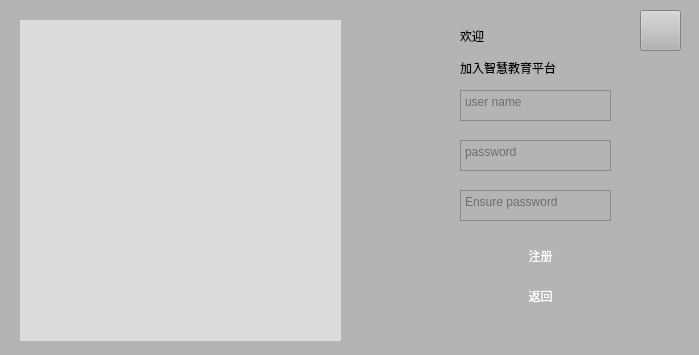
<?xml version="1.0" encoding="UTF-8"?>
<ui version="4.0">
 <class>SignupForm</class>
 <widget class="QWidget" name="SignupForm">
  <property name="geometry">
   <rect>
    <x>0</x>
    <y>0</y>
    <width>699</width>
    <height>355</height>
   </rect>
  </property>
  <property name="windowTitle">
   <string>signUpWindow</string>
  </property>
  <property name="styleSheet">
   <string notr="true">background-color: rgb(180, 180, 180);</string>
  </property>
  <widget class="QLabel" name="label">
   <property name="geometry">
    <rect>
     <x>20</x>
     <y>20</y>
     <width>321</width>
     <height>321</height>
    </rect>
   </property>
   <property name="autoFillBackground">
    <bool>false</bool>
   </property>
   <property name="styleSheet">
    <string notr="true">background-color: gainsboro;
border-image: url(:/new/prefix1/image/login_image.jpg);
</string>
   </property>
   <property name="text">
    <string/>
   </property>
  </widget>
  <widget class="QLabel" name="label_2">
   <property name="geometry">
    <rect>
     <x>460</x>
     <y>20</y>
     <width>101</width>
     <height>31</height>
    </rect>
   </property>
   <property name="styleSheet">
    <string notr="true">font: 290 18pt &quot;Microsoft YaHei&quot;;</string>
   </property>
   <property name="text">
    <string>欢迎</string>
   </property>
  </widget>
  <widget class="QLabel" name="label_3">
   <property name="geometry">
    <rect>
     <x>460</x>
     <y>60</y>
     <width>141</width>
     <height>16</height>
    </rect>
   </property>
   <property name="styleSheet">
    <string notr="true">font: 12pt &quot;Arial&quot;;</string>
   </property>
   <property name="text">
    <string>加入智慧教育平台</string>
   </property>
  </widget>
  <widget class="QTextEdit" name="textEditPassWord">
   <property name="geometry">
    <rect>
     <x>460</x>
     <y>140</y>
     <width>151</width>
     <height>31</height>
    </rect>
   </property>
   <property name="styleSheet">
    <string notr="true">color: rgb(109, 109, 109);
font: 12pt &quot;Arial&quot;;</string>
   </property>
   <property name="html">
    <string>&lt;!DOCTYPE HTML PUBLIC &quot;-//W3C//DTD HTML 4.0//EN&quot; &quot;http://www.w3.org/TR/REC-html40/strict.dtd&quot;&gt;
&lt;html&gt;&lt;head&gt;&lt;meta name=&quot;qrichtext&quot; content=&quot;1&quot; /&gt;&lt;style type=&quot;text/css&quot;&gt;
p, li { white-space: pre-wrap; }
&lt;/style&gt;&lt;/head&gt;&lt;body style=&quot; font-family:'Arial'; font-size:12pt; font-weight:400; font-style:normal;&quot;&gt;
&lt;p style=&quot; margin-top:0px; margin-bottom:0px; margin-left:0px; margin-right:0px; -qt-block-indent:0; text-indent:0px;&quot;&gt;&lt;span style=&quot; font-family:'Microsoft YaHei UI'; font-size:9pt;&quot;&gt;password&lt;/span&gt;&lt;/p&gt;&lt;/body&gt;&lt;/html&gt;</string>
   </property>
  </widget>
  <widget class="QTextEdit" name="textEditUserName">
   <property name="geometry">
    <rect>
     <x>460</x>
     <y>90</y>
     <width>151</width>
     <height>31</height>
    </rect>
   </property>
   <property name="styleSheet">
    <string notr="true">color: rgb(109, 109, 109);
font: 12pt &quot;Arial&quot;;</string>
   </property>
   <property name="html">
    <string>&lt;!DOCTYPE HTML PUBLIC &quot;-//W3C//DTD HTML 4.0//EN&quot; &quot;http://www.w3.org/TR/REC-html40/strict.dtd&quot;&gt;
&lt;html&gt;&lt;head&gt;&lt;meta name=&quot;qrichtext&quot; content=&quot;1&quot; /&gt;&lt;style type=&quot;text/css&quot;&gt;
p, li { white-space: pre-wrap; }
&lt;/style&gt;&lt;/head&gt;&lt;body style=&quot; font-family:'Arial'; font-size:12pt; font-weight:400; font-style:normal;&quot;&gt;
&lt;p style=&quot; margin-top:0px; margin-bottom:0px; margin-left:0px; margin-right:0px; -qt-block-indent:0; text-indent:0px;&quot;&gt;&lt;span style=&quot; font-family:'Microsoft YaHei UI'; font-size:9pt;&quot;&gt;user name&lt;/span&gt;&lt;/p&gt;&lt;/body&gt;&lt;/html&gt;</string>
   </property>
  </widget>
  <widget class="QTextEdit" name="textEditPassWord_Ensure">
   <property name="geometry">
    <rect>
     <x>460</x>
     <y>190</y>
     <width>151</width>
     <height>31</height>
    </rect>
   </property>
   <property name="styleSheet">
    <string notr="true">color: rgb(109, 109, 109);
font: 12pt &quot;Arial&quot;;</string>
   </property>
   <property name="html">
    <string>&lt;!DOCTYPE HTML PUBLIC &quot;-//W3C//DTD HTML 4.0//EN&quot; &quot;http://www.w3.org/TR/REC-html40/strict.dtd&quot;&gt;
&lt;html&gt;&lt;head&gt;&lt;meta name=&quot;qrichtext&quot; content=&quot;1&quot; /&gt;&lt;style type=&quot;text/css&quot;&gt;
p, li { white-space: pre-wrap; }
&lt;/style&gt;&lt;/head&gt;&lt;body style=&quot; font-family:'Arial'; font-size:12pt; font-weight:400; font-style:normal;&quot;&gt;
&lt;p style=&quot; margin-top:0px; margin-bottom:0px; margin-left:0px; margin-right:0px; -qt-block-indent:0; text-indent:0px;&quot;&gt;&lt;span style=&quot; font-family:'Microsoft YaHei UI'; font-size:9pt;&quot;&gt;Ensure password&lt;/span&gt;&lt;/p&gt;&lt;/body&gt;&lt;/html&gt;</string>
   </property>
  </widget>
  <widget class="QPushButton" name="SignupBtn">
   <property name="geometry">
    <rect>
     <x>460</x>
     <y>240</y>
     <width>161</width>
     <height>31</height>
    </rect>
   </property>
   <property name="styleSheet">
    <string notr="true">background-color: qlineargradient(spread:pad, x1:0.52, y1:1, x2:0.54, y2:0, 
stop:0.0112994 rgba(14, 145, 252, 255), 
stop:1 rgba(255, 255, 255, 255));
color: rgb(255, 255, 255);
 
border:0px groove gray;border-radius:
7px;padding:2px 4px;
font: 14pt &quot;Candara&quot;;</string>
   </property>
   <property name="text">
    <string>注册</string>
   </property>
  </widget>
  <widget class="QPushButton" name="BackBtn">
   <property name="geometry">
    <rect>
     <x>460</x>
     <y>280</y>
     <width>161</width>
     <height>31</height>
    </rect>
   </property>
   <property name="styleSheet">
    <string notr="true">background-color: qlineargradient(spread:pad, x1:0.52, y1:1, x2:0.54, y2:0, 
stop:0.0112994 rgba(14, 145, 252, 255), 
stop:1 rgba(255, 255, 255, 255));
color: rgb(255, 255, 255);
 
border:0px groove gray;border-radius:
7px;padding:2px 4px;
font: 14pt &quot;Candara&quot;;</string>
   </property>
   <property name="text">
    <string>返回</string>
   </property>
  </widget>
  <widget class="QPushButton" name="btn_close">
   <property name="geometry">
    <rect>
     <x>640</x>
     <y>10</y>
     <width>41</width>
     <height>41</height>
    </rect>
   </property>
   <property name="styleSheet">
    <string notr="true">color: rgb(255, 0, 0);</string>
   </property>
   <property name="text">
    <string/>
   </property>
  </widget>
 </widget>
 <resources/>
 <connections/>
</ui>
